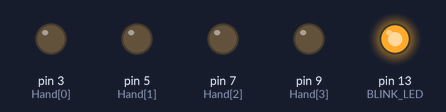
Bench run of a sketch on a simulated Arduino Nano, built with avr-gcc and run on an emulated ATmega328P. Shown: output pins drawn as LEDs (lit = HIGH). Random numbers use the default seed unless the sketch sets one.

Above: at 2.0 s.
At 6.85 s:
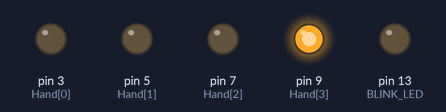
At 11.67 s:
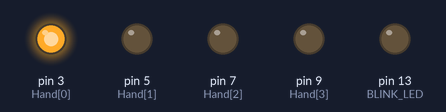
At 20.96 s:
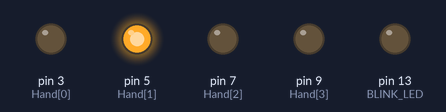
At 39.89 s:
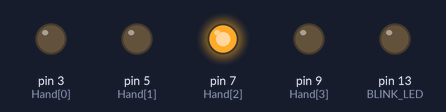
Timing chart, 0 to 40.0 s (numbered marks = the images above):
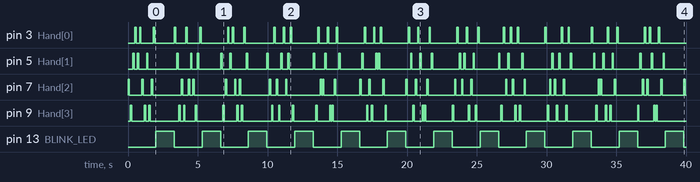

The sketch:

GloveNano.ino
```cpp
// Arduino Nano code to run Tass 3:2 pattern on Nano
// Written by M. Fritz April 2023

#define FINGER_ON_TIME 100
#define FINGER_OFF_TIME 66
#define FRAME_OFF_TIME (8*166)

#define BLINK_LED 13

int Hand[4]={3,5,7,9}; //Pin Dxx Assignments

// Define all 24 Random Sequences
unsigned int Seq[]={/*0x1234,*/0x1243,0x1324,0x1342,0x1423,0x1432,  0x2134,0x2143,0x2314,0x2341,0x2413,0x2431,
       0x3142,0x3124,0x3214,0x3241,0x3412,0x3421,  0x4123,0x4132,0x4213,0x4231,0x4312/*,0x4321*/ };
int nSeq = sizeof(Seq)/sizeof(int);

void setup() {
//Serial.begin(57600); Serial.println("Glove Nano!");
  randomSeed(analogRead(A0));
  pinMode(BLINK_LED, OUTPUT);//activity Blinking led
  for(int i=0;i<4;i++){ pinMode(Hand[i], OUTPUT); }
  for(int i=0;i<4;i++){ digitalWrite(Hand[i], LOW); }
}

void loop() {
 int Pin;

 for(int n=0;n<3;n++){ // Buzz  hand 3 times
  int Idx = random(0,nSeq); //get random index into Sequence table
//    Serial.print(", "); Serial.print(Idx);
  for(int i=0;i<4;i++){ //Buzz each finger randomly once
    int finger = ((Seq[Idx]>>(12-(i*4)))&0xf)-1;
    Pin = Hand[finger]; //index to get pin
//    Serial.print("["); Serial.print(finger); Serial.print("-P"); Serial.print(Pin); Serial.print("]");
    digitalWrite(Pin, HIGH);
    delay(FINGER_ON_TIME);
    digitalWrite(Pin, LOW);
    delay(FINGER_OFF_TIME);
  }
 }
//  Serial.print("\n");
  digitalWrite(BLINK_LED, HIGH);
  delay(FRAME_OFF_TIME);
  digitalWrite(BLINK_LED, LOW);
}
```

Measured:
- by itself, pin 3 (Hand[0]): LOW → HIGH at 0.50 s, → LOW 0.10 s later, → HIGH 0.23 s later, → LOW 0.10 s later, … (72 changes in this stretch)
- by itself, pin 5 (Hand[1]): LOW → HIGH at 0.33 s, → LOW 0.10 s later, → HIGH 0.23 s later, → LOW 0.10 s later, … (72 changes in this stretch)
- by itself, pin 7 (Hand[2]): LOW → HIGH at 0.00 s, → LOW 0.10 s later, → HIGH 0.90 s later, → LOW 0.10 s later, … (74 changes in this stretch)
- by itself, pin 9 (Hand[3]): LOW → HIGH at 0.17 s, → LOW 0.10 s later, → HIGH 0.90 s later, → LOW 0.10 s later, … (72 changes in this stretch)
- by itself, pin 13 (BLINK_LED): alternates HIGH for 1.3 s and LOW for 2.0 s
